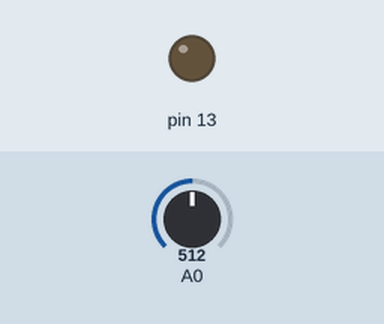
Bench run of a sketch on a simulated Arduino Uno, built with avr-gcc and run on an emulated ATmega328P. On the bench: output pins drawn as LEDs (lit = HIGH). The inputs (shaded band) are chosen by the test bench; at power-on: A0 = 512.

Above: at 1.2 s.
1.3 s: A0 set to 590
2.8 s: A0 set to 617
At 3.3 s:
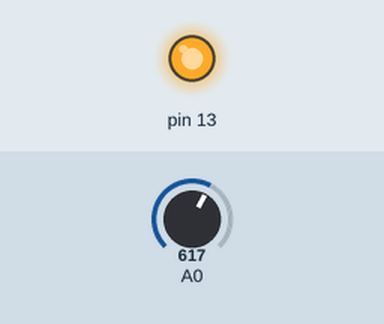
4.3 s: A0 set to 515
5.8 s: A0 set to 491
At 7.0 s:
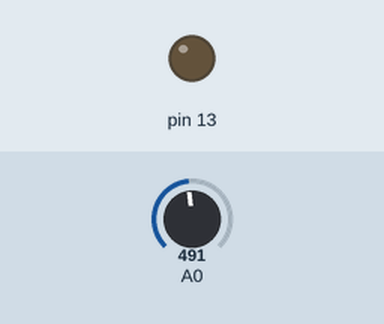
7.3 s: A0 set to 610
At 8.4 s:
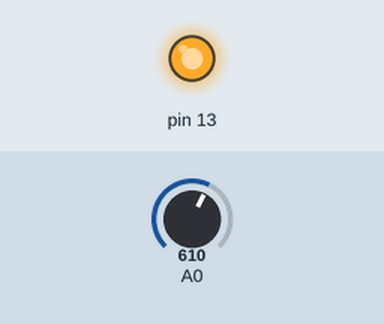
Timing chart, 0 to 9.8 s (numbered marks = the images above; inputs shaded):
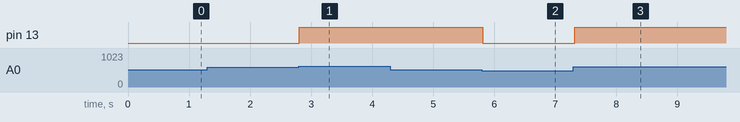

The sketch:

NightLight.ino
```cpp
// (licence header left out)
// NightLight: a light-dependent resistor from A0 to GND, under 10 kΩ from
// 5V. The darker it gets, the higher the LDR's resistance and the higher A0
// reads; D13 lights past 600 and goes out below 500. The gap between the two
// keeps it from flickering on the edge of dark.
bool lit = false;

void setup() {
  pinMode(13, OUTPUT);
}

void loop() {
  int dark = analogRead(A0);
  if (dark > 600) {
    lit = true;
  } else if (dark < 500) {
    lit = false;
  }
  digitalWrite(13, lit ? HIGH : LOW);
  delay(50);
}
```

Measured:
- the behaviour switches between 600 and 601 on A0 (found by bisection; images 0 and 1)
- the behaviour switches between 500 and 499 on A0 (found by bisection; images 1 and 2)
- after the input at 1.3 s, every drawn part: stays the same
- after the input at 2.8 s, pin 13: LOW → HIGH at once
- after the input at 4.3 s, every drawn part: stays the same
- after the input at 5.8 s, pin 13: HIGH → LOW at once
- after the input at 7.3 s, pin 13: LOW → HIGH at once
